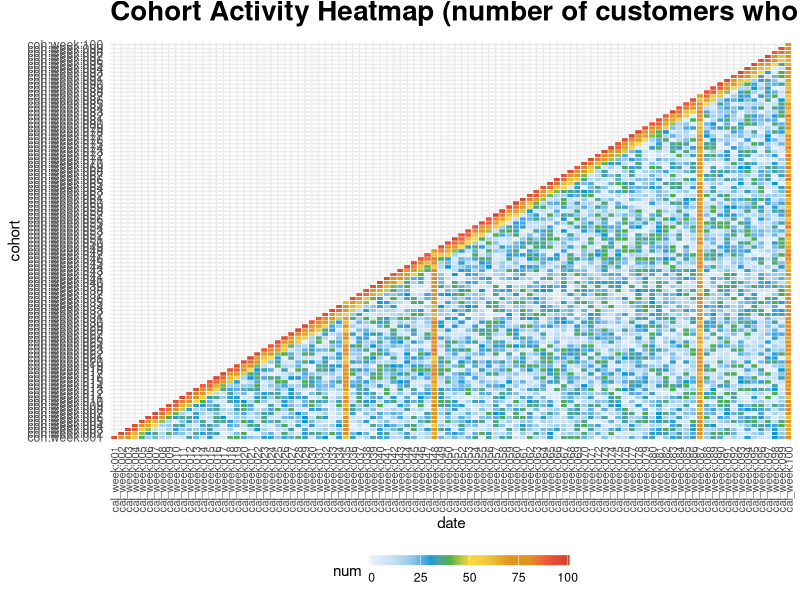
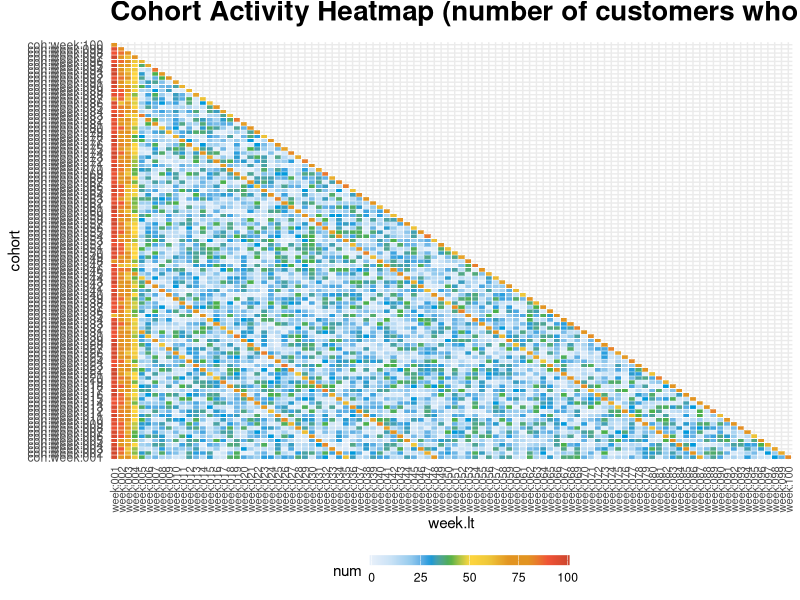
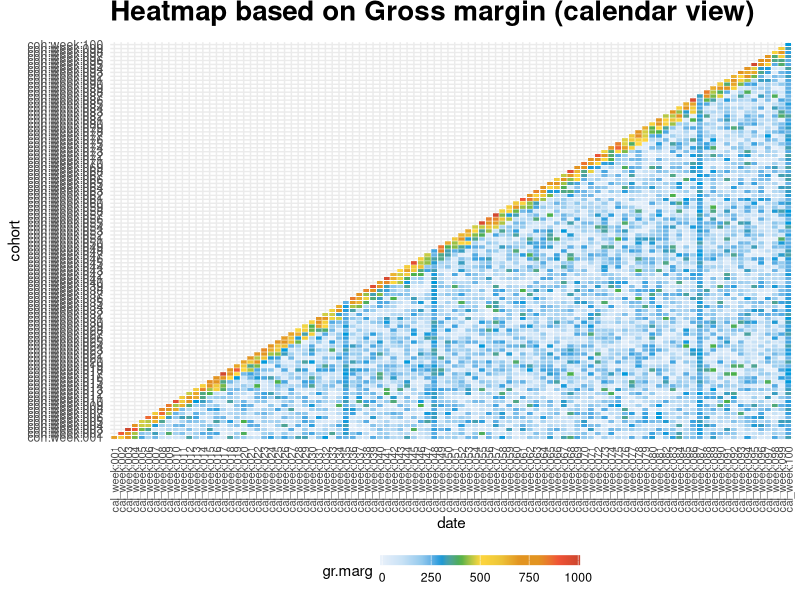
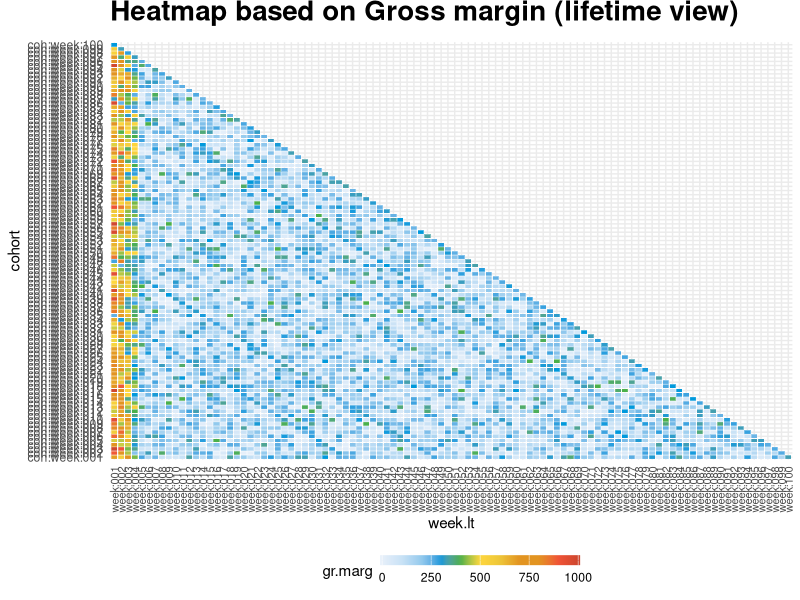
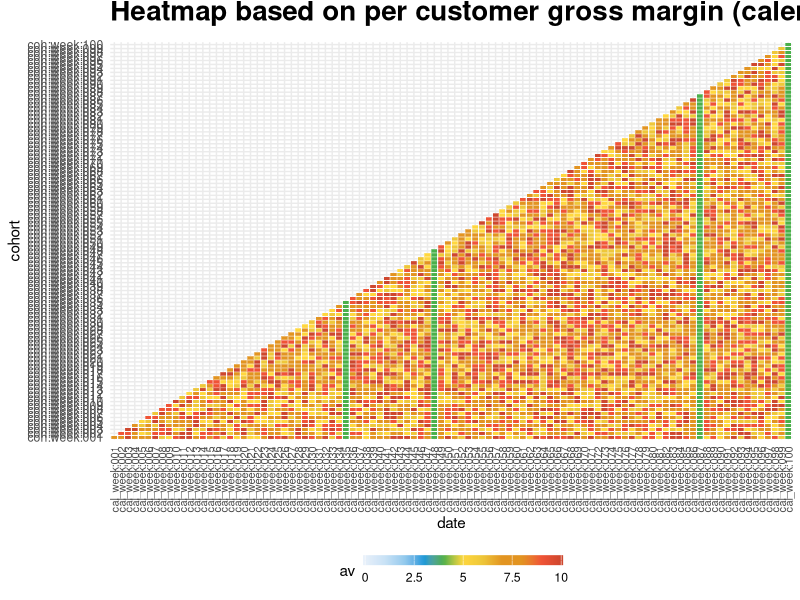
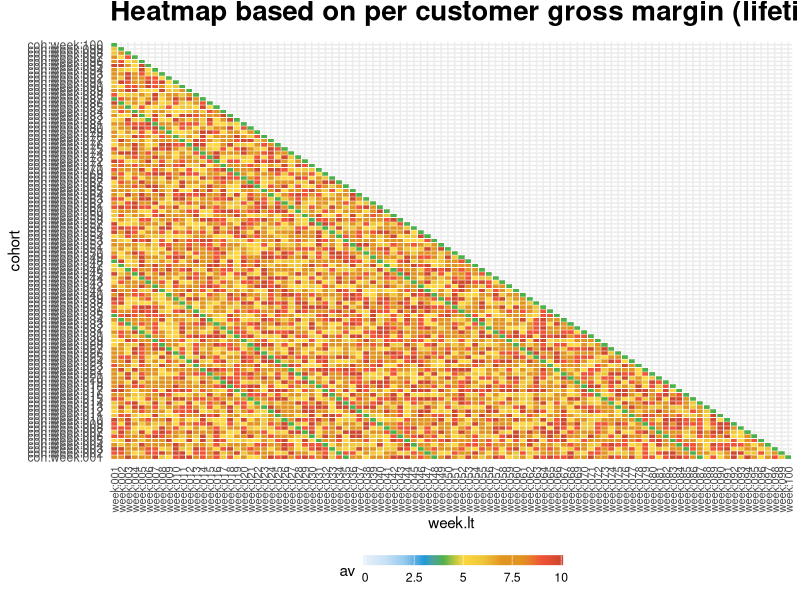
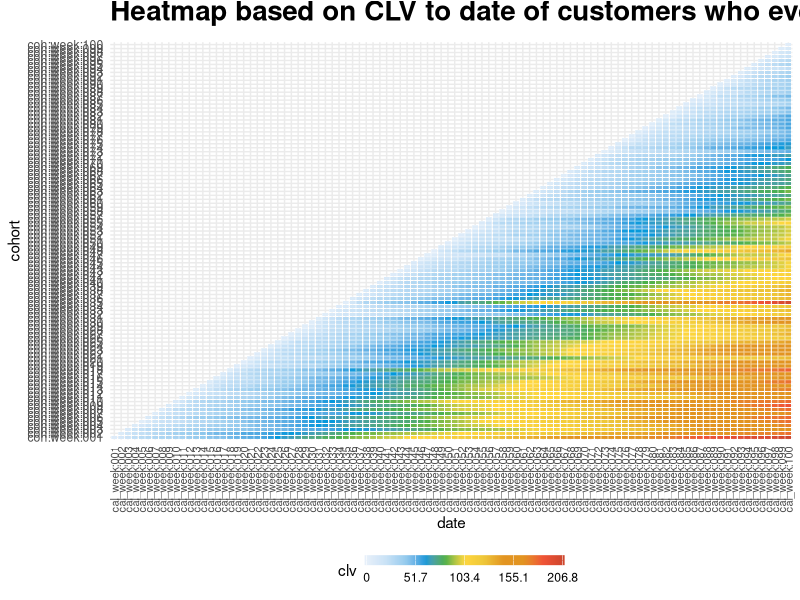
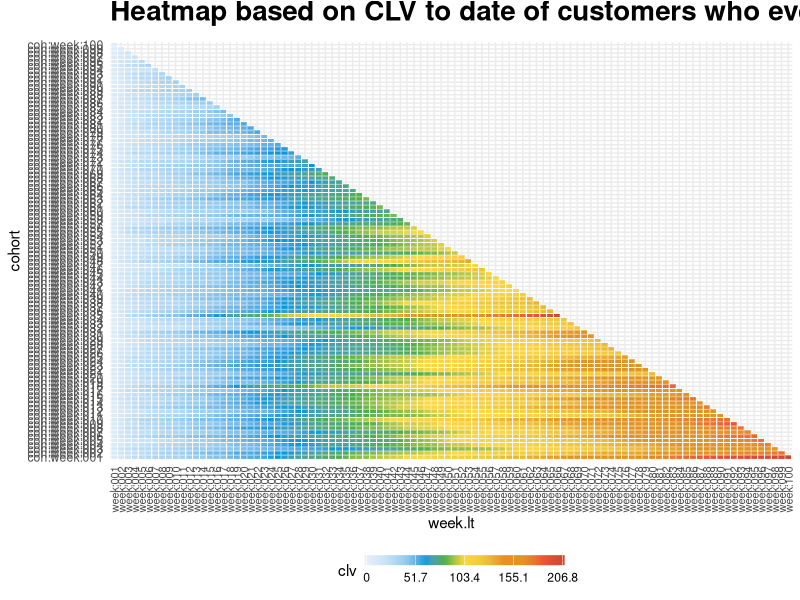

Generate these figures, in order, with R:
#loading libraries
library(tidyverse)
library(ggplot2)
library(reshape2)

# http://analyzecore.com/2015/05/03/cohort-analysis-with-heatmap/

#simulating dataset
cohorts <- data.frame()
set.seed(10)
for (i in c(1:100)) {
  coh <- data.frame(cohort=i,
                    date=c(i:100),
                    week.lt=c(1:(100-i+1)),
                    num=replicate(1, sample(c(1:40), 100-i+1, rep=TRUE)),
                    av=replicate(1, sample(c(5:10), 100-i+1, rep=TRUE)))
  coh$num[coh$week.lt==1] <- sample(c(90:100), 1, rep=TRUE)
  ifelse(max(coh$date)>1, coh$num[coh$week.lt==2] <- sample(c(75:90), 1, rep=TRUE), NA)
  ifelse(max(coh$date)>2, coh$num[coh$week.lt==3] <- sample(c(60:75), 1, rep=TRUE), NA)
  ifelse(max(coh$date)>3, coh$num[coh$week.lt==4] <- sample(c(40:60), 1, rep=TRUE), NA)
  ifelse(max(coh$date)>34,
         {coh$num[coh$date==35] <- sample(c(60:85), 1, rep=TRUE)
         coh$av[coh$date==35] <- 4},
         NA)
  ifelse(max(coh$date)>47,
         {coh$num[coh$date==48] <- sample(c(60:85), 1, rep=TRUE)
         coh$av[coh$date==48] <- 4},
         NA)
  ifelse(max(coh$date)>86,
         {coh$num[coh$date==87] <- sample(c(60:85), 1, rep=TRUE)
         coh$av[coh$date==87] <- 4},
         NA)
  ifelse(max(coh$date)>99,
         {coh$num[coh$date==100] <- sample(c(60:85), 1, rep=TRUE)
         coh$av[coh$date==100] <- 4},
         NA)
  coh$gr.marg <- coh$av*coh$num
  cohorts <- rbind(cohorts, coh)
}

cohorts$cohort <- formatC(cohorts$cohort, width=3, format='d', flag='0')
cohorts$cohort <- paste('coh:week:', cohorts$cohort, sep='')
cohorts$date <- formatC(cohorts$date, width=3, format='d', flag='0')
cohorts$date <- paste('cal_week:', cohorts$date, sep='')
cohorts$week.lt <- formatC(cohorts$week.lt, width=3, format='d', flag='0')
cohorts$week.lt <- paste('week:', cohorts$week.lt, sep='')

#calculating CLV to date
cohorts <- cohorts %>%
  group_by(cohort) %>%
  mutate(clv=cumsum(gr.marg)/num[week.lt=='week:001']) %>%
  ungroup()

#color palette
cols <- c("#e7f0fa", "#c9e2f6", "#95cbee", "#0099dc", "#4ab04a", "#ffd73e", "#eec73a", "#e29421", "#e29421", "#f05336", "#ce472e")

#Heatmap based on Number of active customers
t <- max(cohorts$num)

ggplot(cohorts, aes(y=cohort, x=date, fill=num)) +
  theme_minimal() +
  geom_tile(colour="white", width=.9, height=.9) +
  scale_fill_gradientn(colours=cols, limits=c(0, t),
                       breaks=seq(0, t, by=t/4),
                       labels=c("0", round(t/4*1, 1), round(t/4*2, 1), round(t/4*3, 1), round(t/4*4, 1)),
                       guide=guide_colourbar(ticks=T, nbin=50, barheight=.5, label=T, barwidth=10)) +
  theme(legend.position='bottom',
        legend.direction="horizontal",
        plot.title = element_text(size=20, face="bold", vjust=2),
        axis.text.x=element_text(size=8, angle=90, hjust=.5, vjust=.5, face="plain")) +
  ggtitle("Cohort Activity Heatmap (number of customers who purchased - calendar view)")

ggplot(cohorts, aes(y=cohort, x=week.lt, fill=num)) +
  theme_minimal() +
  geom_tile(colour="white", width=.9, height=.9) +
  scale_fill_gradientn(colours=cols, limits=c(0, t),
                       breaks=seq(0, t, by=t/4),
                       labels=c("0", round(t/4*1, 1), round(t/4*2, 1), round(t/4*3, 1), round(t/4*4, 1)),
                       guide=guide_colourbar(ticks=T, nbin=50, barheight=.5, label=T, barwidth=10)) +
  theme(legend.position='bottom',
        legend.direction="horizontal",
        plot.title = element_text(size=20, face="bold", vjust=2),
        axis.text.x=element_text(size=8, angle=90, hjust=.5, vjust=.5, face="plain")) +
  ggtitle("Cohort Activity Heatmap (number of customers who purchased - lifetime view)")

# Heatmap based on Gross margin
t <- max(cohorts$gr.marg)

ggplot(cohorts, aes(y=cohort, x=date, fill=gr.marg)) +
  theme_minimal() +
  geom_tile(colour="white", width=.9, height=.9) +
  scale_fill_gradientn(colours=cols, limits=c(0, t),
                       breaks=seq(0, t, by=t/4),
                       labels=c("0", round(t/4*1, 1), round(t/4*2, 1), round(t/4*3, 1), round(t/4*4, 1)),
                       guide=guide_colourbar(ticks=T, nbin=50, barheight=.5, label=T, barwidth=10)) +
  theme(legend.position='bottom',
        legend.direction="horizontal",
        plot.title = element_text(size=20, face="bold", vjust=2),
        axis.text.x=element_text(size=8, angle=90, hjust=.5, vjust=.5, face="plain")) +
  ggtitle("Heatmap based on Gross margin (calendar view)")

ggplot(cohorts, aes(y=cohort, x=week.lt, fill=gr.marg)) +
  theme_minimal() +
  geom_tile(colour="white", width=.9, height=.9) +
  scale_fill_gradientn(colours=cols, limits=c(0, t),
                       breaks=seq(0, t, by=t/4),
                       labels=c("0", round(t/4*1, 1), round(t/4*2, 1), round(t/4*3, 1), round(t/4*4, 1)),
                       guide=guide_colourbar(ticks=T, nbin=50, barheight=.5, label=T, barwidth=10)) +
  theme(legend.position='bottom',
        legend.direction="horizontal",
        plot.title = element_text(size=20, face="bold", vjust=2),
        axis.text.x=element_text(size=8, angle=90, hjust=.5, vjust=.5, face="plain")) +
  ggtitle("Heatmap based on Gross margin (lifetime view)")

# Heatmap of per customer gross margin
t <- max(cohorts$av)

ggplot(cohorts, aes(y=cohort, x=date, fill=av)) +
  theme_minimal() +
  geom_tile(colour="white", width=.9, height=.9) +
  scale_fill_gradientn(colours=cols, limits=c(0, t),
                       breaks=seq(0, t, by=t/4),
                       labels=c("0", round(t/4*1, 1), round(t/4*2, 1), round(t/4*3, 1), round(t/4*4, 1)),
                       guide=guide_colourbar(ticks=T, nbin=50, barheight=.5, label=T, barwidth=10)) +
  theme(legend.position='bottom',
        legend.direction="horizontal",
        plot.title = element_text(size=20, face="bold", vjust=2),
        axis.text.x=element_text(size=8, angle=90, hjust=.5, vjust=.5, face="plain")) +
  ggtitle("Heatmap based on per customer gross margin (calendar view)")

ggplot(cohorts, aes(y=cohort, x=week.lt, fill=av)) +
  theme_minimal() +
  geom_tile(colour="white", width=.9, height=.9) +
  scale_fill_gradientn(colours=cols, limits=c(0, t),
                       breaks=seq(0, t, by=t/4),
                       labels=c("0", round(t/4*1, 1), round(t/4*2, 1), round(t/4*3, 1), round(t/4*4, 1)),
                       guide=guide_colourbar(ticks=T, nbin=50, barheight=.5, label=T, barwidth=10)) +
  theme(legend.position='bottom',
        legend.direction="horizontal",
        plot.title = element_text(size=20, face="bold", vjust=2),
        axis.text.x=element_text(size=8, angle=90, hjust=.5, vjust=.5, face="plain")) +
  ggtitle("Heatmap based on per customer gross margin (lifetime view)")

# Heatmap of CLV to date
t <- max(cohorts$clv)

ggplot(cohorts, aes(y=cohort, x=date, fill=clv)) +
  theme_minimal() +
  geom_tile(colour="white", width=.9, height=.9) +
  scale_fill_gradientn(colours=cols, limits=c(0, t),
                       breaks=seq(0, t, by=t/4),
                       labels=c("0", round(t/4*1, 1), round(t/4*2, 1), round(t/4*3, 1), round(t/4*4, 1)),
                       guide=guide_colourbar(ticks=T, nbin=50, barheight=.5, label=T, barwidth=10)) +
  theme(legend.position='bottom',
        legend.direction="horizontal",
        plot.title = element_text(size=20, face="bold", vjust=2),
        axis.text.x=element_text(size=8, angle=90, hjust=.5, vjust=.5, face="plain")) +
  ggtitle("Heatmap based on CLV to date of customers who ever purchased (calendar view)")

ggplot(cohorts, aes(y=cohort, x=week.lt, fill=clv)) +
  theme_minimal() +
  geom_tile(colour="white", width=.9, height=.9) +
  scale_fill_gradientn(colours=cols, limits=c(0, t),
                       breaks=seq(0, t, by=t/4),
                       labels=c("0", round(t/4*1, 1), round(t/4*2, 1), round(t/4*3, 1), round(t/4*4, 1)),
                       guide=guide_colourbar(ticks=T, nbin=50, barheight=.5, label=T, barwidth=10)) +
  theme(legend.position='bottom',
        legend.direction="horizontal",
        plot.title = element_text(size=20, face="bold", vjust=2),
        axis.text.x=element_text(size=8, angle=90, hjust=.5, vjust=.5, face="plain")) +
  ggtitle("Heatmap based on CLV to date of customers who ever purchased (lifetime view)")
